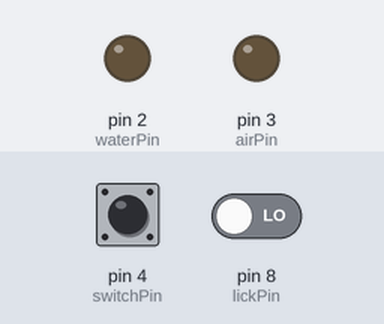
Recording of a sketch running on a simulated Arduino Uno, built with avr-gcc and run on an emulated ATmega328P. On the bench: output pins drawn as LEDs (lit = HIGH). The inputs (shaded band) are chosen by the test bench; at power-on: pin 4 (switchPin) LOW, pin 8 (lickPin) LOW.

Above: at 1.2 s.
1.3 s: pin 4 (switchPin) pulled HIGH for 0.15 s
Timing chart, 0 to 4.3 s (numbered marks = the images above; inputs shaded):
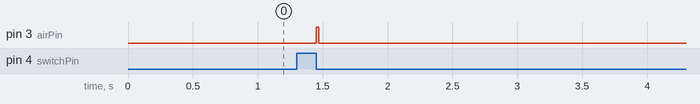

The sketch:

pulse_detected_withoutInterrupt.ino
```cpp
// define input pins
const int switchPin = 4; // manual switch
const int lickPin = 8;  // lickometer
// define output pins
const int waterPin = 2; // water
const int airPin = 3;   // air

// Variables
//bool switchDetected = false; // switch flag
unsigned long lastLickStateChange = 0; // Last time lickometer gone up
unsigned long lastSwitchStateChange = 0; // Last time switch gone up

// Pulse parameters
const unsigned long waterDur = 20;   // Duration of the water pulse (ms)
const unsigned long airDur = 20;   // Duration of the air pulse (ms)


void setup() {
  pinMode(lickPin, INPUT);
  pinMode(switchPin, INPUT);
  pinMode(waterPin, OUTPUT);
  pinMode(airPin, OUTPUT);
}

void loop() {
  // Poll the input pin to detect the pulse
  int lickState = digitalRead(lickPin);
  int switchState = digitalRead(switchPin);

  // Check if the lickometer state has changed
  if (lickState == HIGH && lastLickStateChange == 0) {
    lastLickStateChange = millis(); // Record the time of the lickometer rising edge
  } else if (lickState == LOW && lastLickStateChange > 0) {
    // Calculate the lick pulse width
    unsigned long lickPulseWidth = millis() - lastLickStateChange;
    // Check if the lick pulse width is within a valid range (adjust the range as needed)
    if (lickPulseWidth > 10 && lickPulseWidth < 500) {
      // Pulse detected, trigger the output pulse
      digitalWrite(airPin, HIGH);
      delay(airDur);
      digitalWrite(airPin, LOW);
    }
    // Reset the variables for the next pulse detection
    lastLickStateChange = 0;
  }

  // Check if the switch state has changed
  if (switchState == HIGH && lastSwitchStateChange == 0) {
    lastSwitchStateChange = millis(); // Record the time of the lickometer rising edge
  } else if (switchState == LOW && lastSwitchStateChange > 0) {
    // Calculate the switch pulse width
    unsigned long switchPulseWidth = millis() - lastSwitchStateChange;
    // Check if the switch pulse width is within a valid range (adjust the range as needed)
    if (switchPulseWidth > 10 && switchPulseWidth < 500) {
      // Pulse detected, trigger the output pulse
      digitalWrite(airPin, HIGH);
      delay(airDur);
      digitalWrite(airPin, LOW);
    }
    // Reset the variables for the next pulse detection
    lastSwitchStateChange = 0;
  }

}
```

Measured:
- after the input at 1.3 s, pin 3 (airPin): LOW → HIGH after 0.15 s, → LOW 0.02 s later
